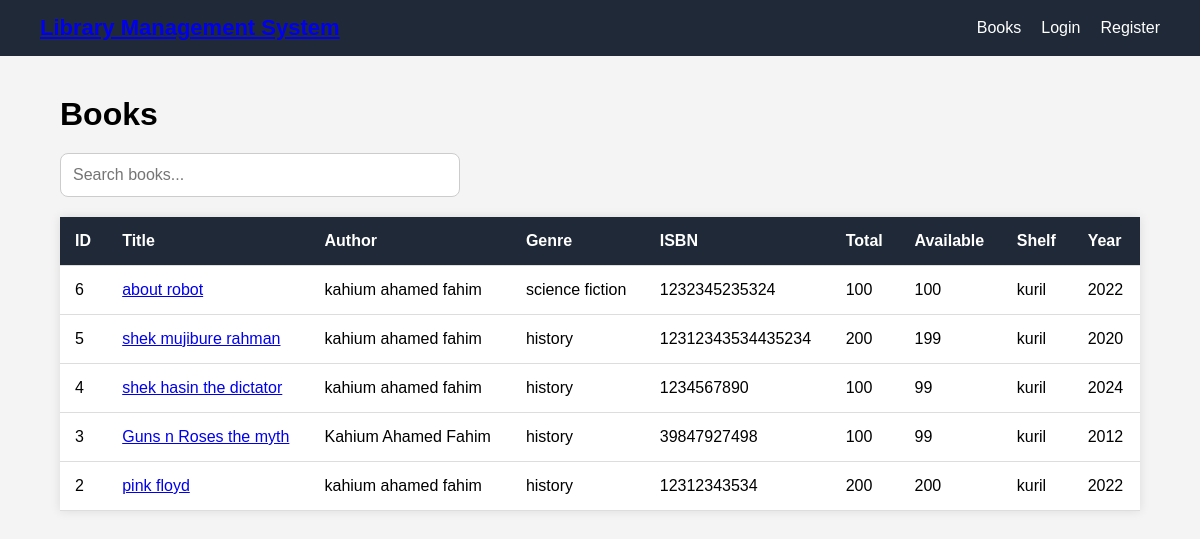
Screenshot of /Project/ with the database file from the repository.
### tables this page shows
CREATE TABLE `books` (
  `id` int(11) NOT NULL,
  `genre_id` int(11) NOT NULL,
  `title` varchar(255) NOT NULL,
  `author` varchar(255) NOT NULL,
  `isbn` varchar(20) NOT NULL,
  `total_copies` int(11) NOT NULL CHECK (`total_copies` > 0),
  `shelf_location` varchar(100) NOT NULL,
  `published_year` year(4) NOT NULL,
  `created_at` timestamp NOT NULL DEFAULT current_timestamp()
);

CREATE TABLE `genres` (
  `id` int(11) NOT NULL,
  `name` varchar(100) NOT NULL
);

### Project/controllers/BookController.php (called while the page is built, shortened)
<?php
require_once __DIR__ .
'/../models/Book.php';
require_once __DIR__ .
'/../helpers/auth_helper.php';
class BookController
{
    public function index()
    {
        $bookModel = new Book();
        $books =
            $bookModel->getAll();
        require_once __DIR__ .
        '/../views/book/index.php';
    }
}

### Project/index.php (called while the page is built, shortened)
<?php
require_once 'routers.php';
$router = new Router();
$router->dispatch();

### Project/helpers/auth_helper.php (called while the page is built, shortened)
<?php
function is_logged_in()
{
    return isset($_SESSION['member_id']);
}

### Project/config/database.php (called while the page is built)
<?php
class Database
{
    private $host = "localhost";
    private $dbname = "library_management_system";
    private $username = "root";
    private $password = "";
    public function connect()
    {
        try {
            $conn = new PDO(
                "mysql:host={$this->host};dbname={$this->dbname}",
                $this->username,
                $this->password
            );
            $conn->setAttribute(PDO::ATTR_ERRMODE, PDO::ERRMODE_EXCEPTION);
            return $conn;
        } catch(PDOException $e) {
            die("Database Connection Failed : " . $e->getMessage());
        }
    }
}

### Project/models/Book.php (called while the page is built, shortened)
<?php
require_once __DIR__ .
'/../config/database.php';
class Book
{
    private $conn;
    public function __construct()
    {
        $database = new Database();
        $this->conn =
            $database->connect();
    }
  public function getAll()
{
    $sql = "
        SELECT
            books.*,
            genres.name AS genre_name,
            (
                books.total_copies -
                COALESCE(
                    (
                        SELECT COUNT(*)
                        FROM borrow_records
                        WHERE
                            borrow_records.book_id = books.id
                        AND
                            borrow_records.status = 'Active'
                    ),
                    0
                )
            ) AS available_copies
        FROM books
        INNER JOIN genres
        ON books.genre_id = genres.id
        ORDER BY books.id DESC
    ";
    $stmt =
        $this->conn->prepare($sql);
    $stmt->execute();
    return $stmt->fetchAll(PDO::FETCH_ASSOC);
}
}

### Project/views/book/index.php (the view, shortened to what this page needs)
<?php require_once __DIR__ .
'/../layouts/header.php'; ?>
<link rel="stylesheet"
      href="/Library-Management-System/Project/public/css/book.css">
<?php require_once __DIR__ .
'/../layouts/navbar.php'; ?>
<div class="container">
    <div class="top-bar">
        <h1>Books</h1>
    </div>
    <div class="search-box">
    <input
        type="text"
        id="search-input"
        placeholder="Search books..."
    >
</div>
    <table>
        <thead>
            <tr>
                <th>ID</th>
                <th>Title</th>
                <th>Author</th>
                <th>Genre</th>
                <th>ISBN</th>
                <th>Total</th>
                <th>Available</th>
                <th>Shelf</th>
                <th>Year</th>
            </tr>
        </thead>
        <tbody id="book-table-body">
        <?php foreach($books as $book): ?>
            <tr>
                <td>
                    <?= $book['id'] ?>
                </td>
               <td>
    <a href="/Library-Management-System/Project/books/details?id=<?= $book['id'] ?>">
        <?= $book['title'] ?>
    </a>
</td>
                <td>
                    <?= $book['author'] ?>
                </td>
                <td>
                    <?= $book['genre_name'] ?>
                </td>
                <td>
                    <?= $book['isbn'] ?>
                </td>
                <td>
                    <?= $book['total_copies'] ?>
                </td>
                <td>
                    <?= $book['available_copies'] ?>
                </td>
                <td>
                    <?= $book['shelf_location'] ?>
                </td>
                <td>
                    <?= $book['published_year'] ?>
                </td>
            </tr>
        <?php endforeach; ?>
        </tbody>
    </table>
</div>
<?php require_once __DIR__ .
'/../layouts/footer.php'; ?>

### Project/routers.php (shortened to what this page needs)
<?php
class Router
{
    private $routes = [];
    public function get($route, $action)
    {
        $this->routes['GET'][$route] = $action;
    }
    public function post($route, $action)
    {
        $this->routes['POST'][$route] = $action;
    }
    public function dispatch()
    {
        $requestMethod = $_SERVER['REQUEST_METHOD'];
        $requestUri = parse_url(
            $_SERVER['REQUEST_URI'],
            PHP_URL_PATH
        );
        $basePath = '/Library-Management-System/Project';
        $requestUri = str_replace(
            $basePath,
            '',
            $requestUri
        );
        $requestUri = $requestUri ?: '/';
        if(isset($this->routes[$requestMethod][$requestUri]))
        {
            $action =
                $this->routes[$requestMethod][$requestUri];
            [$controllerName, $method] =
                explode('@', $action);
            $controller = new $controllerName();
            $controller->$method();
        }
        else
        {
            echo "404 Route Not Found";
        }
    }
}

### Project/views/layouts/header.php (shortened to what this page needs)
<!DOCTYPE html>
<html lang="en">
<head>
    <link rel="stylesheet"
          href="/Library-Management-System/Project/public/css/layout.css">
    <link rel="stylesheet"
          href="/Library-Management-System/Project/public/css/navbar.css">
</head>
<body>

### Project/views/layouts/navbar.php (shortened to what this page needs)
<?php
require_once __DIR__ .
'/../../helpers/auth_helper.php';
?>
<nav class="navbar">
    <div class="logo">
        <a href="/Library-Management-System/Project/">
        </a>
    </div>
    <div class="nav-links">
        <a href="/Library-Management-System/Project/books">
            Books
        </a>
        <?php if(!is_logged_in()): ?>
            <a href="/Library-Management-System/Project/login">
                Login
            </a>
            <a href="/Library-Management-System/Project/register">
                Register
            </a>
        <?php endif; ?>
    </div>
</nav>

### Project/views/layouts/footer.php (shortened to what this page needs)
</body>
</html>

### Project/public/css/layout.css (style rules this page uses)
* { margin: 0; padding: 0; box-sizing: border-box; }
body { font-family: Arial, sans-serif; background: #f4f4f4; }

### Project/public/css/navbar.css (style rules this page uses)
.navbar { background: #1f2937; color: white; padding: 15px 40px; display: flex; justify-content: space-between; align-items: center; }
.logo { font-size: 22px; font-weight: bold; }
.nav-links { display: flex; gap: 20px; }
.nav-links a { color: white; text-decoration: none; transition: 0.3s; }

### Project/public/css/book.css (style rules this page uses)
.container { width: 90%; max-width: 1200px; margin: 40px auto; }
.top-bar { display: flex; justify-content: space-between; align-items: center; margin-bottom: 20px; }
.top-bar h1 { margin: 0; }
table { width: 100%; border-collapse: collapse; background: white; box-shadow: 0 0 10px rgba(0,0,0,0.1); }
table th, table td { padding: 15px; border-bottom: 1px solid #ddd; text-align: left; }
table th { background: #1f2937; color: white; }
input, select { width: 100%; padding: 10px; border: 1px solid #ccc; border-radius: 5px; box-sizing: border-box; }
.search-box { margin-bottom: 20px; }
.search-box input { width: 100%; max-width: 400px; padding: 12px; border: 1px solid #ccc; border-radius: 8px; font-size: 16px; }

### rows the page displays
books: id "6", title "about robot", author "kahium ahamed fahim", genre.name "science fiction", isbn "1232345235324", total_copies "100", available_copies "100", shelf_location "kuril", published_year "2022"
books: id "5", title "shek mujibure rahman", author "kahium ahamed fahim", genre.name "history", isbn "12312343534435234", total_copies "200", available_copies "199", shelf_location "kuril", published_year "2020"
books: id "4", title "shek hasin the dictator", author "kahium ahamed fahim", genre.name "history", isbn "1234567890", total_copies "100", available_copies "99", shelf_location "kuril", published_year "2024"
books: id "3", title "Guns n Roses the myth", author "Kahium Ahamed Fahim", genre.name "history", isbn "39847927498", total_copies "100", available_copies "99", shelf_location "kuril", published_year "2012"
books: id "2", title "pink floyd", author "kahium ahamed fahim", genre.name "history", isbn "12312343534", total_copies "200", available_copies "200", shelf_location "kuril", published_year "2022"
